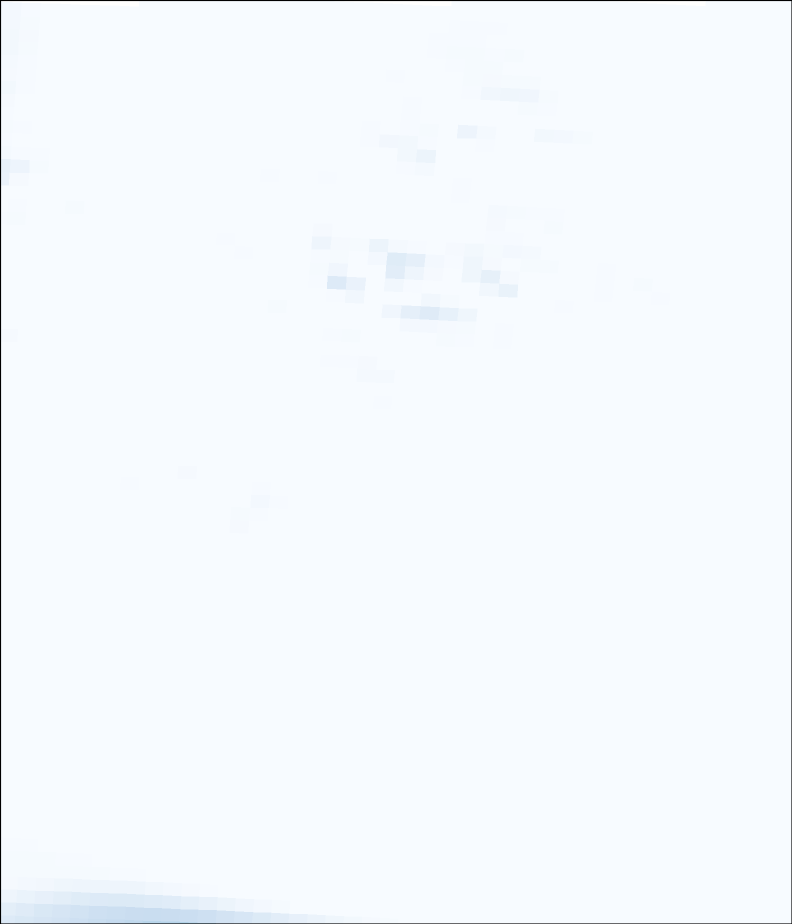
#> input picture image_processing/TOBAC/to_test_real_2/cloud_300_20191101_0300.png, 1584 x 1848 px (shown at 1/2 size); its folder holds 4 pictures in this run
$ python shrink_imgs.py
#> lines starting #> are read from the running program, lines starting #| are printed output that depends on the picture
import os
from PIL import Image

# === CONFIGURATION ===
input_folder = "to_test_real_2"         # your folder with original images
output_folder = os.path.join(input_folder, "resized")
scale_factor = 0.25             # shrink to 1/4 size

# === SETUP ===
os.makedirs(output_folder, exist_ok=True)

# Supported image formats
valid_extensions = {".png", ".jpg", ".jpeg", ".tif", ".tiff", ".bmp"}

# === PROCESS IMAGES ===
for filename in os.listdir(input_folder):
    file_path = os.path.join(input_folder, filename)
    name, ext = os.path.splitext(filename)

    if ext.lower() not in valid_extensions:
        continue  # skip non-image files

    try:
        # open image
        img = Image.open(file_path)
#> img is the input picture: PIL image 1584x1848 RGBA; mean R, G, B, A 245.5, 249.6, 253.8, 255

        # compute new size
        new_size = (int(img.width * scale_factor), int(img.height * scale_factor))
#> new_size = (396, 462)

        # resize with high-quality downsampling
        img_resized = img.resize(new_size, Image.Resampling.LANCZOS)
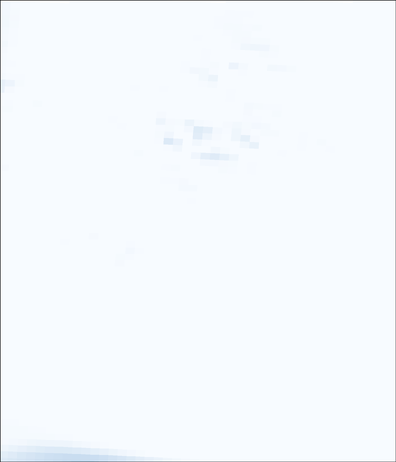
#> img_resized: PIL image 396x462 RGBA; mean R, G, B, A 245.6, 249.8, 253.9, 255

        # save to output folder
        output_path = os.path.join(output_folder, filename)
        img_resized.save(output_path)

        print(f"Resized: {filename} -> {new_size}")
#| Resized: cloud_300_20191101_0300.png -> (396, 462)

    except Exception as e:
        print(f"Skipping {filename}: {e}")
#> pass 2 of the loop `for filename in os.listdir(input_folder):`:
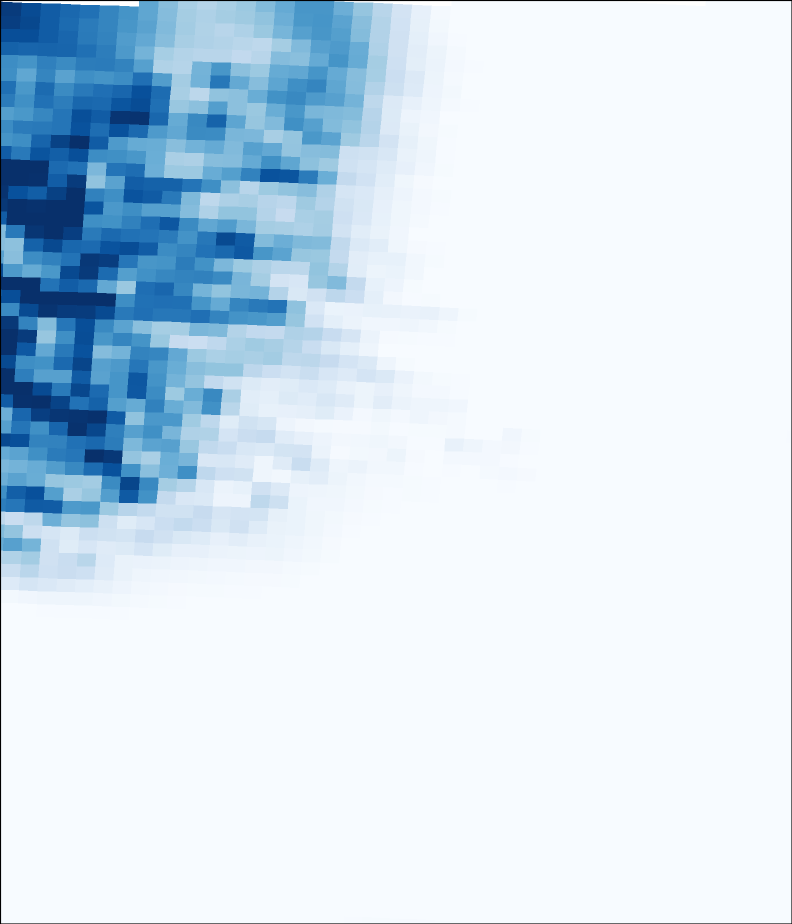
#> input picture image_processing/TOBAC/to_test_real_2/cloud_300_20191101_0600.png, 1584 x 1848 px (shown at 1/2 size)
#> img is the input picture: PIL image 1584x1848 RGBA; mean R, G, B, A 208.3, 225.8, 240, 255
#> `img_resized = img.resize(new_size, Image.Resampling.LANCZOS)`:
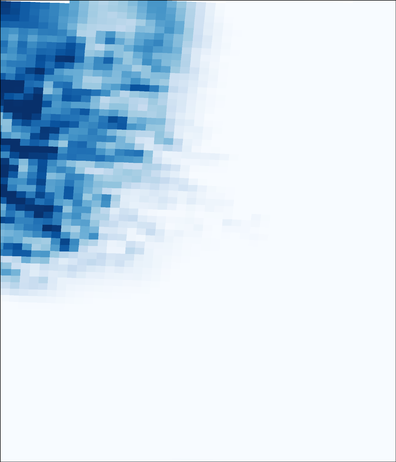
#> img_resized: PIL image 396x462 RGBA; mean R, G, B, A 208.4, 225.9, 240.1, 255
#| Resized: cloud_300_20191101_0600.png -> (396, 462)
#> pass 3 of the loop `for filename in os.listdir(input_folder):`:
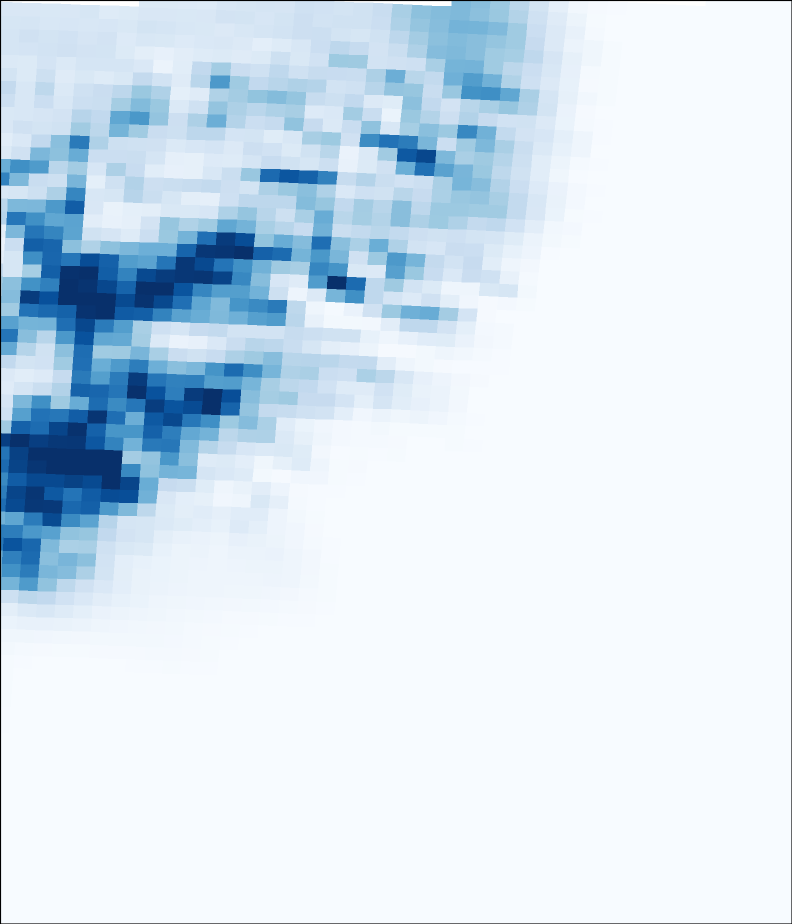
#> input picture image_processing/TOBAC/to_test_real_2/cloud_300_20191101_0700.png, 1584 x 1848 px (shown at 1/2 size)
#> img is the input picture: PIL image 1584x1848 RGBA; mean R, G, B, A 213.4, 229, 241.9, 255
#> `img_resized = img.resize(new_size, Image.Resampling.LANCZOS)`:
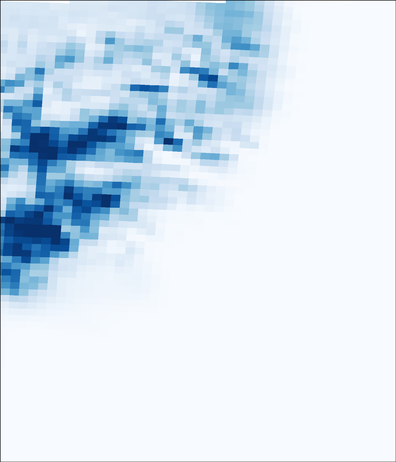
#> img_resized: PIL image 396x462 RGBA; mean R, G, B, A 213.5, 229.1, 242, 255
#| Resized: cloud_300_20191101_0700.png -> (396, 462)
#> the loop made 5 passes; the first 3 are shown
